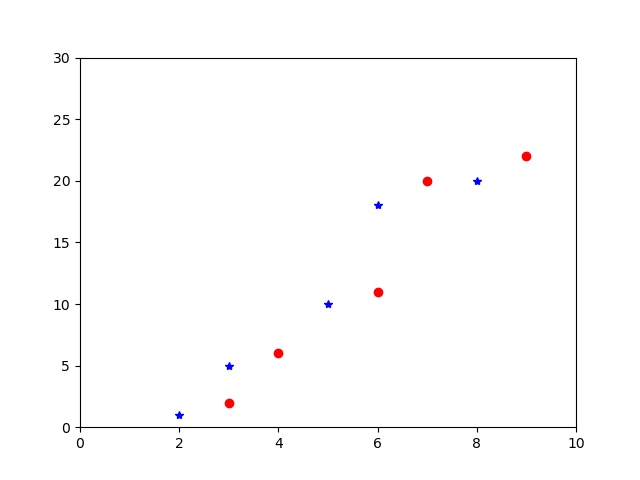

Recreate this plot in Python.
import numpy as np
import pylab as pl
# Make an array of x values
x1 = [2, 3, 5, 6, 8]
# Make an array of y values for each x value
y1 = [1, 5, 10, 18, 20]
# Make an array of x values
x2 = [3, 4, 6, 7, 9]
# Make an array of y values for each x value
y2 = [2, 6, 11, 20, 22]
# set new axes limits
pl.axis([0, 10, 0, 30]) 
# use pylab to plot x and y as red circles
pl.plot(x1, y1,'b*', x2, y2, 'ro')
# show the plot on the screen
pl.show()
